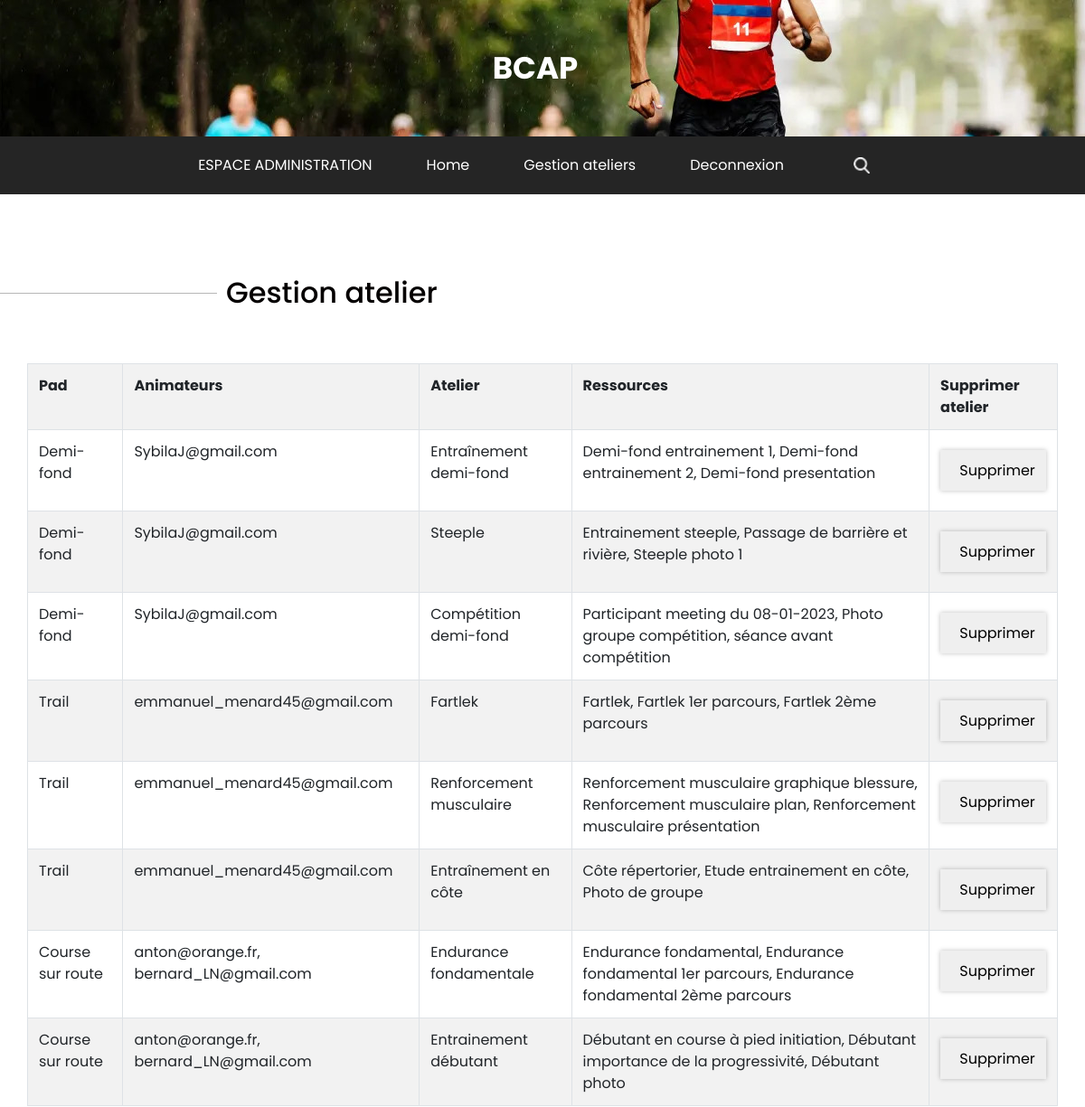
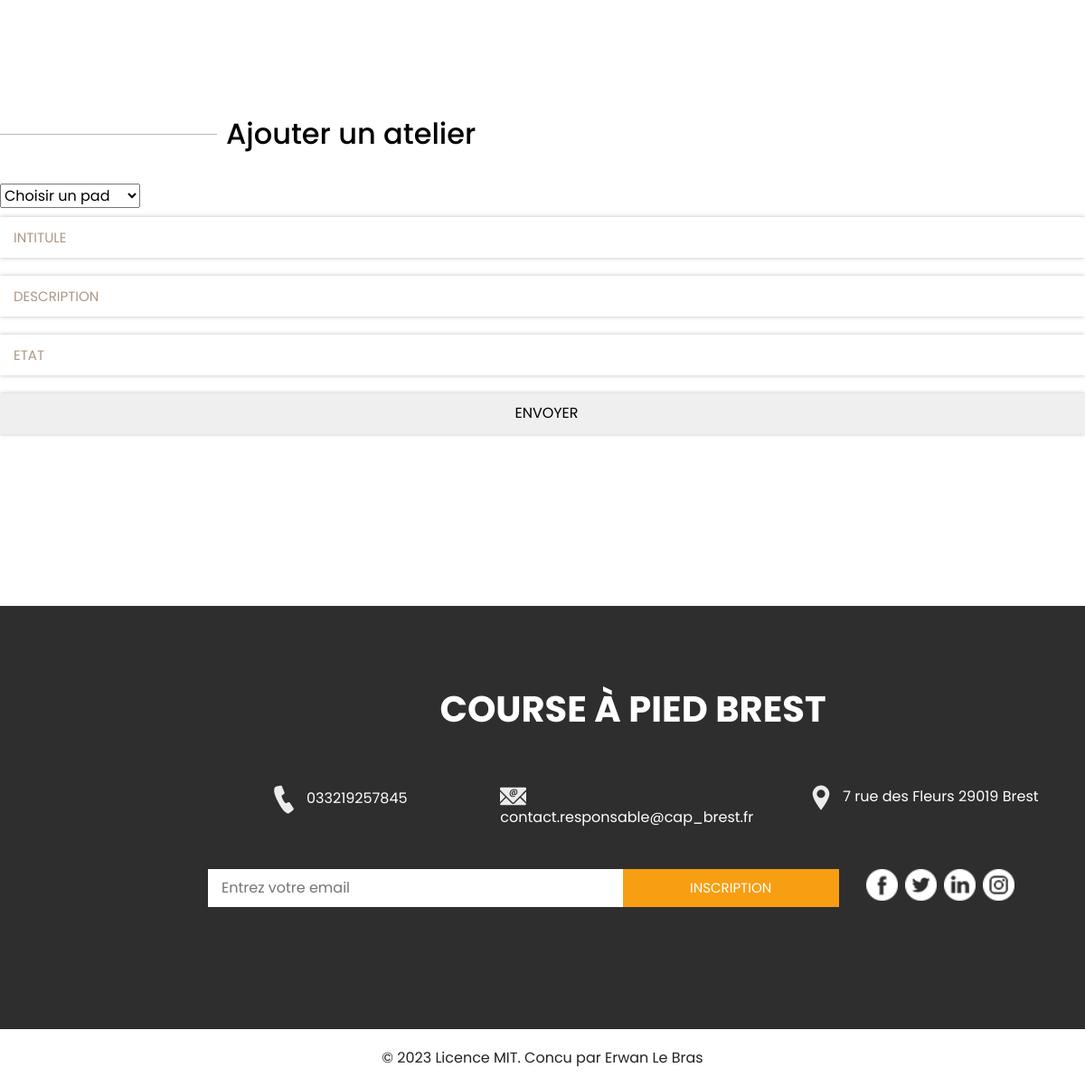
The app's page /admin_atelier.php (signed in) with its own data (2 pictures, top to bottom).
### tables this page shows
CREATE TABLE `t_atelier_at` (
  `at_id` int(11) NOT NULL,
  `at_intitule` varchar(100) NOT NULL,
  `at_date` date NOT NULL,
  `at_texte` varchar(500) NOT NULL,
  `at_etat` char(1) NOT NULL,
  `pad_id` int(11) NOT NULL
);

CREATE TABLE `t_pad_pad` (
  `pad_id` int(11) NOT NULL,
  `pad_code` char(15) NOT NULL,
  `pad_intitule` varchar(100) NOT NULL,
  `pad_date` date NOT NULL,
  `pad_description` varchar(500) NOT NULL,
  `pad_fichier_image` varchar(300) NOT NULL,
  `pad_etat` char(1) NOT NULL
);

CREATE TABLE `t_configuration_conf` (
  `conf_id` int(11) NOT NULL,
  `conf_nom` varchar(60) NOT NULL,
  `conf_description` varchar(500) NOT NULL,
  `conf_mot` varchar(500) NOT NULL,
  `conf_adresse_postale` varchar(150) NOT NULL,
  `conf_mail` varchar(200) NOT NULL,
  `conf_numero_telephone` char(12) NOT NULL
);

### admin_atelier.php (the view, shortened to what this page needs)
<?php
$mysqli = new mysqli('localhost', 'root', '', 'padlet');
$requete = "SELECT * FROM t_configuration_conf;";
$result1 = $mysqli->query($requete);
    $conf = $result1->fetch_assoc();
?>
<!DOCTYPE html>
<html>
<head>
  <link rel="stylesheet" type="text/css"
    href="https://cdnjs.cloudflare.com/ajax/libs/OwlCarousel2/2.1.3/assets/owl.carousel.min.css" />
  <link rel="stylesheet" type="text/css" href="css/bootstrap.css" />
  <link href="css/stylelog.scss" rel="stylesheet" />
  <link href="css/style.css" rel="stylesheet" />
  <link href="css/responsive.css" rel="stylesheet" />
</head>
<body class="sub_page">
  <div class="hero_area">
    <div class="brand_box">
      <a class="navbar-brand" href="index.php">
        <span>
          BCAP
        </span>
      </a>
    </div>
  </div>
  <section class="nav_section">
    <div class="container">
      <div class="custom_nav2">
        <nav class="navbar navbar-expand custom_nav-container ">
          <div class="collapse navbar-collapse" id="navbarSupportedContent">
            <div class="d-flex  flex-column flex-lg-row align-items-center">
              <ul class="navbar-nav  ">
                <li class="nav-item active">
                  <a class="nav-link">ESPACE ADMINISTRATION</a>
                </li>
                <li class="nav-item active">
                  <a class="nav-link" href="admin_accueil.php">Home</a>
                </li>
                <li class="nav-item active">
                  <a class="nav-link" href="admin_atelier.php">Gestion ateliers</a>
                </li>
                <li class="nav-item">
                  <a class="nav-link" href="deconnexion.php">Deconnexion</a>
                </li>
              </ul>
              <form class="form-inline my-2 my-lg-0 ml-0 ml-lg-4 mb-3 mb-lg-0">
                <button class="btn  my-2 my-sm-0 nav_search-btn" type="submit"></button>
              </form>
            </div>
          </div>
        </nav>
      </div>
    </div>
  </section>
  <section class="contact_section layout_padding">
    <div class="heading_container">
      <hr>
      <h2>
        Gestion atelier
      </h2>
    </div>
    <div class="container">
      <?php
          $requete = "SELECT pad_intitule, at_id, at_intitule, GROUP_CONCAT( DISTINCT rsc_titre SEPARATOR ', ') as rsc_titre, GROUP_CONCAT( DISTINCT cpt_pseudo SEPARATOR ', ') as animateurs FROM t_ressource_rsc RIGHT JOIN t_atelier_at USING(at_id) RIGHT JOIN t_pad_pad USING(pad_id) RIGHT JOIN t_animation_an USING(pad_id) JOIN t_compte_cpt USING(cpt_pseudo) JOIN t_profil_pfl USING(cpt_pseudo) GROUP BY at_id ORDER BY at_date DESC;";
          $result = $mysqli->query($requete);
          if ($result == false)
          {
              echo "Error: La requête a echoué \n";
              echo "Errno: " . $mysqli->errno . "\n";
              echo "Error: " . $mysqli->error . "\n";
              exit();
              } else
              {
              echo('<div class="table-responsive">');
              echo ('<table class="table table-striped table-bordered"><tr><th>Pad</th><th>Animateurs</th><th>Atelier</th><th>Ressources</th><th>Supprimer atelier</th></tr>');
              while ($res = $result->fetch_assoc()) {
                  echo ('<tr>');
                  echo ('<td>' . $res['pad_intitule'] . '</td><td>'.$res['animateurs'].'</td><td>'.stripslashes($res['at_intitule']).'</td><td>'.$res['rsc_titre'].'</td>');
                  echo('<td><form action="admin_atelier_action_dlt.php" method="post">');
                  echo('<input type="submit" value="Supprimer"/></form></td>');
                  echo ('</tr>');
          }
              echo ('</table>');
              echo('</div>');
            }
        ?>
    </div class="container">
    <section class="contact_section layout_padding">
      <div class="heading_container">
        <hr>
        <h2>
          Ajouter un atelier
        </h2>
      </div>
      <form action="admin_atelier_action.php" method="post" class="form">
        <select id="pad_id" name="pad_id" class="form-select">
          <option selected>Choisir un pad</option>
        </select>
        <input id="intitule" name="intitule" type="text" placeholder="INTITULE">
        <input id="description" name="description" type="text" placeholder="DESCRIPTION">
        <input id="etat" name="etat" type="text" placeholder="ETAT">
        <input id="submit" type="submit" value="ENVOYER">
      </form>
    </section>
  </section>
  <section class="info_section layout_padding">
  <div class="offset-lg-2 col-md-10 offset-md-1">
    <div class="container">
      <div class="info_logo">
        <h2>
          <?php
          echo ($conf['conf_nom']);
          ?>
        </h2>
      </div>
      <div class="info_contact">
        <div class="row">
          <div class="col-md-4">
            <a href="">
              <img src="images/call.png" alt="">
              <span>
                <?php
                echo ($conf['conf_numero_telephone']);
                ?>
              </span>
            </a>
          </div>
          <div class="col-md-4">
            <a href="">
              <img src="images/mail.png" alt="">
              <span>
                <?php
                echo ($conf['conf_mail']);
                ?>
              </span>
            </a>
          </div>
          <div class="col-md-4">
            <a href="">
              <img src="images/location.png" alt="">
              <span>
                <?php
                echo ($conf['conf_adresse_postale']);
                ?>
              </span>
            </a>
          </div>
        </div>
      </div>
      <div class="row">
        <div class="col-md-8 col-lg-9">
          <div class="info_form">
            <form action="">
              <input type="text" placeholder="Entrez votre email">
              <button>
                Inscription
              </button>
            </form>
          </div>
        </div>
        <div class="col-md-4 col-lg-3">
          <div class="info_social">
            <div>
              <a href="">
                <img src="images/facebook-logo-button.png" alt="">
              </a>
            </div>
            <div>
              <a href="">
                <img src="images/twitter-logo-button.png" alt="">
              </a>
            </div>
            <div>
              <a href="">
                <img src="images/linkedin.png" alt="">
              </a>
            </div>
            <div>
              <a href="">
                <img src="images/instagram.png" alt="">
              </a>
            </div>
          </div>
        </div>
      </div>
    </div>
  </section>
  <section class="container-fluid footer_section">
    <p>
      &copy; <span id="displayYear"></span> <a href="licence.md">Licence MIT. Concu par Erwan Le Bras</a>
    </p>
  </section>
</body>
</html>

### css/style.css (style rules this page uses)
body { font-family: "Poppins", sans-serif; color: #040000; background-color: #ffffff; }
.layout_padding { padding: 90px 0; }
.sub_page .brand_box { position: relative; background-image: url(../images/cap6.jpeg); padding: 45px 0; }
.sub_page .nav_section { margin-top: 0; background-color: #252525; }
.brand_box { position: absolute; top: 0; left: 0; z-index: 9; width: 100%; display: -webkit-box; display: -ms-flexbox; display: flex; -webkit-box-pack: center; -ms-flex-pack: center; justify-content: center; }
.brand_box .navbar-brand span { font-size: 34px; font-weight: bold; color: #ffffff; text-transform: uppercase; }
a, a:hover, a:focus { text-decoration: none; }
.btn, .btn:focus { outline: none !important; -webkit-box-shadow: none; box-shadow: none; }
.custom_nav-container { z-index: 99999; padding: 15px 0; }
.custom_nav-container .nav_search-btn { margin: auto; }
.nav_section { margin-top: -32px; }
.nav_section .custom_nav2 .custom_nav-container { padding: 10px 0; background-color: #252525; border-radius: 5px; }
.nav_section .custom_nav2 .custom_nav-container .navbar-nav .nav-item .nav-link { padding: 10px 30px; color: #ffffff; text-align: center; position: relative; }
.nav_section .custom_nav2 #navbarSupportedContent { -webkit-box-pack: center; -ms-flex-pack: center; justify-content: center; }
.nav_section .custom_nav-container .nav_search-btn { background-image: url(../images/search-icon.png); background-size: 18px; background-repeat: no-repeat; width: 35px; height: 35px; padding: 0; border: none; margin: 0 40px 0 15px; background-position: center; }
.contact_section { position: relative; }
.contact_section .heading_container { display: -webkit-box; display: -ms-flexbox; display: flex; -webkit-box-align: center; -ms-flex-align: center; align-items: center; margin-bottom: 35px; }
.contact_section .heading_container hr { width: 20%; height: 1px; border: none; margin: 0; margin-right: 10px; background-color: #b7b7b7; }
.contact_section .heading_container h2 { margin: 0; }
.contact_section input::placeholder { color: #000; }
.contact_section input { border: none; outline: none; height: 45px; width: 100%; margin: 10px 0; -webkit-box-shadow: 0 0 5px 0 rgba(0, 0, 0, 0.25); box-shadow: 0 0 5px 0 rgba(0, 0, 0, 0.25); padding-left: 15px; }
.contact_section input::placeholder { color: #ac9784; text-transform: uppercase; font-size: 15px; }
.info_section { background-color: #2e2e2e; color: #ffffff; }
.info_section .info_logo h2 { font-size: 2.5rem; text-align: center; text-transform: uppercase; font-weight: bold; }
.info_section .info_contact { margin-top: 60px; margin-bottom: 45px; }
.info_section .info_contact .col-md-4 { display: -webkit-box; display: -ms-flexbox; display: flex; -webkit-box-pack: center; -ms-flex-pack: center; justify-content: center; }
.info_section .info_contact a { color: #ffffff; }
.info_section .info_contact img { max-width: 100%; margin-right: 10px; }
.info_section .info_form { margin: 0 auto; margin-bottom: 45px; }
.info_section .info_form form { display: -webkit-box; display: -ms-flexbox; display: flex; -webkit-box-align: center; -ms-flex-align: center; align-items: center; }
.info_section .info_form form input { background-color: #ffffff; border: none; -webkit-box-flex: 2.5; -ms-flex: 2.5; flex: 2.5; outline: none; color: #000000; min-height: 42.4px; padding-left: 15px; }
.info_section .info_form form input ::placeholder { color: #ffffff; opacity: 0.2; }
.info_section .info_form form button { -webkit-box-flex: 1; -ms-flex: 1; flex: 1; display: inline-block; padding: 9px 30px; background-color: #f89e12; border: 1px solid #f89e12; color: #ffffff; font-size: 15px; text-transform: uppercase; }
.info_section .info_social { display: -webkit-box; display: -ms-flexbox; display: flex; }
.info_section .info_social img { width: 35px; margin-right: 8px; }
.footer_section { background-color: #ffffff; padding: 20px 15px; }
.footer_section p { margin: 0; text-align: center; color: #222222; }
.footer_section a { color: #222222; }

### css/responsive.css (style rules this page uses)
@media (min-width: 1200px) { .container { max-width: 1170px; } }

### records on screen
t_atelier_at: pad.pad_intitule "Demi-fond", animateurs "SybilaJ@gmail.com", at_intitule "Entraînement demi-fond", rsc_titre "Demi-fond entrainement 1, Demi-fond entrainement 2, Demi-fond presentation"
t_atelier_at: pad.pad_intitule "Demi-fond", animateurs "SybilaJ@gmail.com", at_intitule "Steeple", rsc_titre "Entrainement steeple, Passage de barrière et rivière, Steeple photo 1"
t_atelier_at: pad.pad_intitule "Demi-fond", animateurs "SybilaJ@gmail.com", at_intitule "Compétition demi-fond", rsc_titre "Participant meeting du 08-01-2023, Photo groupe compétition, séance avant compétition"
t_atelier_at: pad.pad_intitule "Trail", animateurs "emmanuel_menard45@gmail.com", at_intitule "Fartlek", rsc_titre "Fartlek, Fartlek 1er parcours, Fartlek 2ème parcours"
t_atelier_at: pad.pad_intitule "Trail", animateurs "emmanuel_menard45@gmail.com", at_intitule "Renforcement musculaire", rsc_titre "Renforcement musculaire graphique blessure, Renforcement musculaire plan, Renforcement musculaire présentation"
t_atelier_at: pad.pad_intitule "Trail", animateurs "emmanuel_menard45@gmail.com", at_intitule "Entraînement en côte", rsc_titre "Côte répertorier, Etude entrainement en côte, Photo de groupe"
t_atelier_at: pad.pad_intitule "Course sur route", animateurs "anton@orange.fr, bernard_LN@gmail.com", at_intitule "Endurance fondamentale", rsc_titre "Endurance fondamental, Endurance fondamental 1er parcours, Endurance fondamental 2ème parcours"
t_atelier_at: pad.pad_intitule "Course sur route", animateurs "anton@orange.fr, bernard_LN@gmail.com", at_intitule "Entrainement débutant", rsc_titre "Débutant en course à pied initiation, Débutant importance de la progressivité, Débutant photo"
t_configuration_conf: conf_nom "COURSE À PIED BREST", conf_numero_telephone "033219257845", conf_mail "contact.responsable@cap_brest.fr", conf_adresse_postale "7 rue des Fleurs 29019 Brest"
